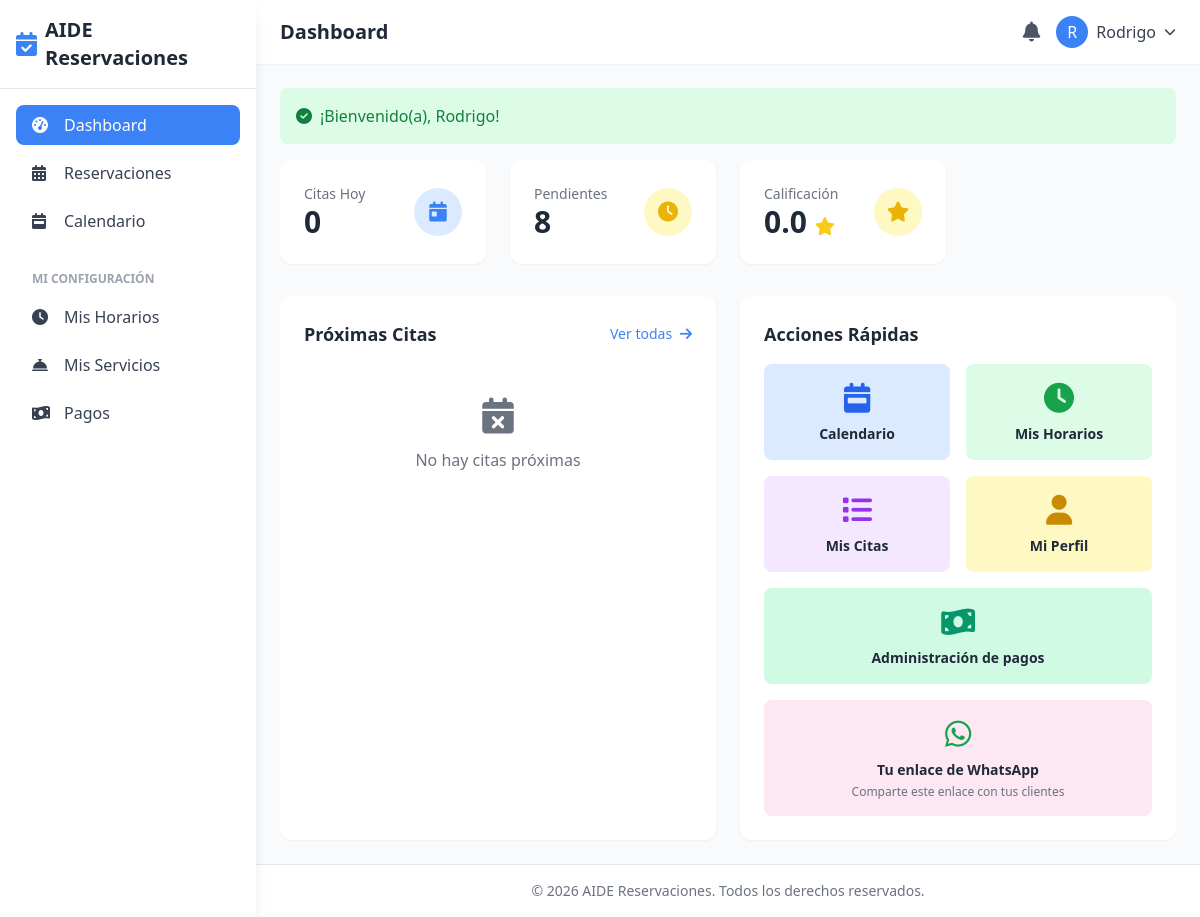
Page /dashboard (signed in) on the earlier database version.
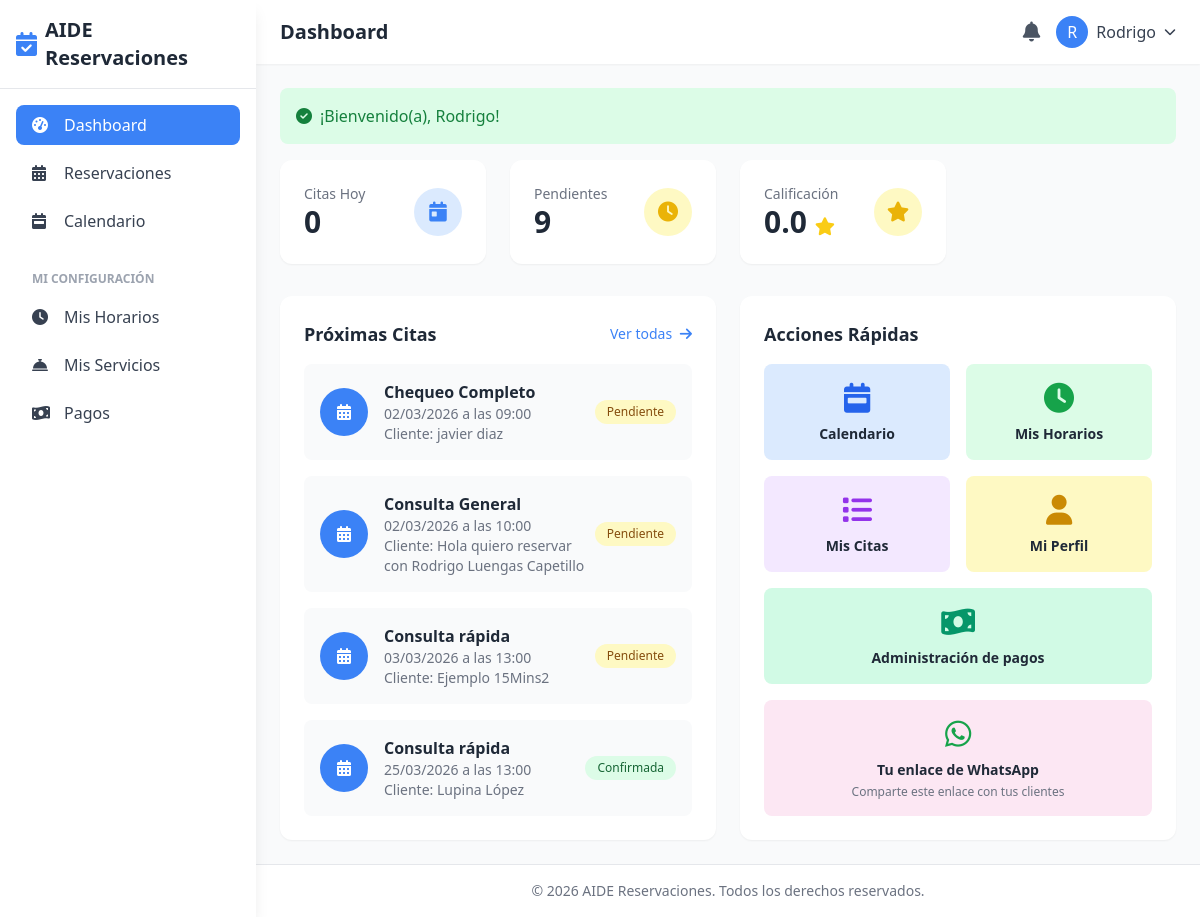
Same page on the later database version.
### tables this page shows
CREATE TABLE `reservaciones` (
  `id` int(11) NOT NULL,
  `codigo` varchar(20) NOT NULL COMMENT 'Código único de reservación',
  `cliente_id` int(11) DEFAULT NULL COMMENT 'ID del cliente en la tabla usuarios (NULL para reservas de chatbot)',
  `nombre_cliente` varchar(150) DEFAULT NULL COMMENT 'Nombre completo del cliente',
  `telefono` varchar(20) DEFAULT NULL,
  `correo` varchar(150) DEFAULT NULL,
  `especialista_id` int(11) NOT NULL,
  `servicio_id` int(11) NOT NULL,
  `sucursal_id` int(11) NOT NULL,
  `fecha_cita` date NOT NULL,
  `hora_inicio` time NOT NULL,
  `hora_fin` time NOT NULL,
  `duracion_minutos` int(11) NOT NULL,
  `precio_total` decimal(10,2) NOT NULL,
  `estado` enum('pendiente','confirmada','en_progreso','completada','cancelada','no_asistio') DEFAULT 'pendiente',
  `es_extraordinaria` tinyint(1) DEFAULT '0',
  `notas_cliente` text,
  `notas_especialista` text,
  `calificacion` tinyint(4) DEFAULT NULL COMMENT '1-5 estrellas',
  `comentario_resena` text,
  `recordatorio_enviado` tinyint(1) DEFAULT '0',
  `creado_por` int(11) DEFAULT NULL COMMENT 'Usuario que creó la cita (recepcionista)',
  `cancelado_por` int(11) DEFAULT NULL,
  `motivo_cancelacion` varchar(255) DEFAULT NULL,
  `fecha_cancelacion` datetime DEFAULT NULL,
  `created_at` timestamp NOT NULL DEFAULT CURRENT_TIMESTAMP,
  `updated_at` timestamp NOT NULL DEFAULT CURRENT_TIMESTAMP ON UPDATE CURRENT_TIMESTAMP
);

CREATE TABLE `servicios` (
  `id` int(11) NOT NULL,
  `categoria_id` int(11) NOT NULL,
  `nombre` varchar(150) NOT NULL,
  `descripcion` text,
  `duracion_minutos` int(11) DEFAULT '30',
  `precio` decimal(10,2) DEFAULT '0.00',
  `precio_oferta` decimal(10,2) DEFAULT NULL,
  `imagen` varchar(255) DEFAULT NULL,
  `activo` tinyint(1) DEFAULT '1',
  `created_at` timestamp NOT NULL DEFAULT CURRENT_TIMESTAMP,
  `updated_at` timestamp NOT NULL DEFAULT CURRENT_TIMESTAMP ON UPDATE CURRENT_TIMESTAMP
);

### app/controllers/DashboardController.php (called while the page is built, shortened)
<?php
require_once __DIR__ . '/BaseController.php';
class DashboardController extends BaseController {
    public function index() {
        $user = currentUser();
        $data = [
            'title' => 'Dashboard',
            'user' => $user
        ];
        switch ($user['rol_id']) {
            case ROLE_SPECIALIST:
                $data = array_merge($data, $this->getSpecialistStats($user['id']));
                break;
        }
        $this->render('dashboard/index', $data);
    }
    private function getSpecialistStats($userId) {
        $specialist = $this->db->fetch(
            "SELECT * FROM especialistas WHERE usuario_id = ?",
            [$userId]
        );
        $todayAppointments = $this->db->fetch(
            "SELECT COUNT(*) as total FROM reservaciones
             WHERE especialista_id = ? AND fecha_cita = CURDATE()",
            [$specialist['id']]
        )['total'];
        $pendingAppointments = $this->db->fetch(
            "SELECT COUNT(*) as total FROM reservaciones
             WHERE especialista_id = ? AND estado = 'pendiente'",
            [$specialist['id']]
        )['total'];
        $upcomingAppointments = $this->db->fetchAll(
            "SELECT r.*,
                    COALESCE(CONCAT(u.nombre, ' ', u.apellidos), r.nombre_cliente, 'Cliente sin registro') as cliente_nombre_completo,
                    u.nombre as cliente_nombre, u.apellidos as cliente_apellidos,
                    u.telefono as cliente_telefono, s.nombre as servicio_nombre
             FROM reservaciones r
             LEFT JOIN usuarios u ON r.cliente_id = u.id
             JOIN servicios s ON r.servicio_id = s.id
             WHERE r.especialista_id = ? AND r.fecha_cita >= CURDATE()
             AND r.estado IN ('pendiente', 'confirmada')
             ORDER BY r.fecha_cita, r.hora_inicio
             LIMIT 10",
            [$specialist['id']]
        );
        return [
            'specialist' => $specialist,
            'todayAppointments' => $todayAppointments,
            'pendingAppointments' => $pendingAppointments,
            'upcomingAppointments' => $upcomingAppointments
        ];
    }
}

### helpers/functions.php (called while the page is built, shortened)
<?php
function e($text) {
    return htmlspecialchars($text ?? '', ENT_QUOTES, 'UTF-8');
}
function isLoggedIn() {
    return isset($_SESSION['user_id']);
}
function currentUser() {
    if (isLoggedIn()) {
        return $_SESSION['user'] ?? null;
    }
    return null;
}
function formatDate($date, $format = 'd/m/Y') {
    return date($format, strtotime($date));
}
function formatTime($time, $format = 'H:i') {
    return date($format, strtotime($time));
}
function getStatusBadgeClass($status) {
    $classes = [
        'pendiente' => 'bg-yellow-100 text-yellow-800',
        'confirmada' => 'bg-green-100 text-green-800',
        'en_progreso' => 'bg-blue-100 text-blue-800',
        'completada' => 'bg-gray-100 text-gray-800',
        'cancelada' => 'bg-red-100 text-red-800',
        'no_asistio' => 'bg-orange-100 text-orange-800'
    ];
    return $classes[$status] ?? 'bg-gray-100 text-gray-800';
}
function getStatusText($status) {
    $texts = [
        'pendiente' => 'Pendiente',
        'confirmada' => 'Confirmada',
        'en_progreso' => 'En Progreso',
        'completada' => 'Completada',
        'cancelada' => 'Cancelada',
        'no_asistio' => 'No Asistió'
    ];
    return $texts[$status] ?? $status;
}

### config/database.php (called while the page is built, shortened)
<?php
class Database {
    private static $instance = null;
    private $connection;
    private function __construct() {
        try {
            $dsn = "mysql:host=" . DB_HOST . ";dbname=" . DB_NAME . ";charset=" . DB_CHARSET;
            $options = [
                PDO::ATTR_ERRMODE => PDO::ERRMODE_EXCEPTION,
                PDO::ATTR_DEFAULT_FETCH_MODE => PDO::FETCH_ASSOC,
                PDO::ATTR_EMULATE_PREPARES => false,
            ];
            $this->connection = new PDO($dsn, DB_USER, DB_PASS, $options);
            $this->connection->exec("SET NAMES utf8mb4");
            $this->connection->exec("SET CHARACTER SET utf8mb4");
        } catch (PDOException $e) {
            die("Error de conexión a la base de datos: " . $e->getMessage());
        }
    }
    public static function getInstance() {
        if (self::$instance === null) {
            self::$instance = new self();
        }
        return self::$instance;
    }
    public function query($sql, $params = []) {
        $stmt = $this->connection->prepare($sql);
        $stmt->execute($params);
        return $stmt;
    }
    public function fetch($sql, $params = []) {
        return $this->query($sql, $params)->fetch();
    }
    public function fetchAll($sql, $params = []) {
        return $this->query($sql, $params)->fetchAll();
    }
}

### app/views/dashboard/index.php (the view, shortened to what the changed rows need)
<?php
$user = currentUser();
$rolId = $user['rol_id'];
?>
<div class="grid grid-cols-1 md:grid-cols-2 lg:grid-cols-4 gap-6 mb-8">
    <?php if ($rolId == ROLE_SPECIALIST): ?>
    <div class="bg-white rounded-xl shadow-sm p-6">
        <div class="flex items-center justify-between">
            <div>
                <p class="text-sm text-gray-500">Citas Hoy</p>
                <p class="text-3xl font-bold text-gray-800"><?= $todayAppointments ?? 0 ?></p>
            </div>
            <div class="w-12 h-12 bg-blue-100 rounded-full flex items-center justify-center">
                <i class="fas fa-calendar-day text-blue-500 text-xl"></i>
            </div>
        </div>
    </div>
    <div class="bg-white rounded-xl shadow-sm p-6">
        <div class="flex items-center justify-between">
            <div>
                <p class="text-sm text-gray-500">Pendientes</p>
                <p class="text-3xl font-bold text-gray-800"><?= $pendingAppointments ?? 0 ?></p>
            </div>
            <div class="w-12 h-12 bg-yellow-100 rounded-full flex items-center justify-center">
                <i class="fas fa-clock text-yellow-500 text-xl"></i>
            </div>
        </div>
    </div>
    <div class="bg-white rounded-xl shadow-sm p-6">
        <div class="flex items-center justify-between">
            <div>
                <p class="text-sm text-gray-500">Calificación</p>
                <p class="text-3xl font-bold text-gray-800">
                    <?= number_format($specialist['calificacion_promedio'] ?? 0, 1) ?>
                    <i class="fas fa-star text-yellow-400 text-lg"></i>
                </p>
            </div>
            <div class="w-12 h-12 bg-yellow-100 rounded-full flex items-center justify-center">
                <i class="fas fa-star text-yellow-500 text-xl"></i>
            </div>
        </div>
    </div>
    <?php endif; ?>
</div>
<div class="grid grid-cols-1 lg:grid-cols-2 gap-6">
    <div class="bg-white rounded-xl shadow-sm p-6">
        <?php if (empty($upcomingAppointments)): ?>
        <div class="text-center py-8 text-gray-500">
            <i class="fas fa-calendar-times text-4xl mb-3"></i>
            <p>No hay citas próximas</p>
        </div>
        <?php else: ?>
        <div class="space-y-4">
            <?php foreach (array_slice($upcomingAppointments, 0, 5) as $appt): ?>
            <div class="flex items-center p-4 bg-gray-50 rounded-lg">
                <div class="w-12 h-12 bg-primary rounded-full flex items-center justify-center text-white mr-4">
                    <i class="fas fa-calendar-alt"></i>
                </div>
                <div class="flex-1">
                    <p class="font-semibold text-gray-800"><?= e($appt['servicio_nombre']) ?></p>
                    <p class="text-sm text-gray-500">
                        <?= formatDate($appt['fecha_cita']) ?> a las <?= formatTime($appt['hora_inicio']) ?>
                    </p>
                    <?php if ($rolId != ROLE_CLIENT): ?>
                    <p class="text-sm text-gray-500">
                        Cliente: <?= e($appt['cliente_nombre_completo']) ?>
                    </p>
                    <?php else: ?>
                    <p class="text-sm text-gray-500">
                        <?= e($appt['especialista_nombre'] . ' ' . $appt['especialista_apellidos']) ?>
                    </p>
                    <?php endif; ?>
                </div>
                <span class="px-3 py-1 text-xs rounded-full <?= getStatusBadgeClass($appt['estado']) ?>">
                    <?= getStatusText($appt['estado']) ?>
                </span>
            </div>
            <?php endforeach; ?>
        </div>
        <?php endif; ?>
    </div>
</div>

Differences in the rows shown:
added reservaciones: servicio.nombre "Chequeo Completo", fecha_cita "02/03/2026", hora_inicio "09:00", cliente_nombre_completo "javier diaz", estado "Pendiente"
added reservaciones: servicio.nombre "Consulta General", fecha_cita "02/03/2026", hora_inicio "10:00", cliente_nombre_completo "Hola quiero reservar con Rodrigo Luengas Capetillo", estado "Pendiente"
added reservaciones: servicio.nombre "Consulta rápida", fecha_cita "03/03/2026", hora_inicio "13:00", cliente_nombre_completo "Ejemplo 15Mins2", estado "Pendiente"
added reservaciones: servicio.nombre "Consulta rápida", fecha_cita "25/03/2026", hora_inicio "13:00", cliente_nombre_completo "Lupina López", estado "Confirmada"
Other differences:
$pendingAppointments: "8" → "9"
text no longer shown: "No hay citas próximas"
